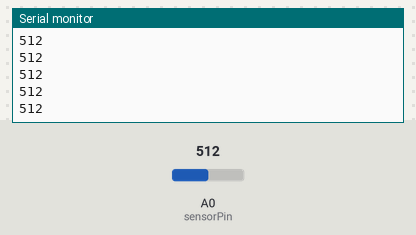
The sketch below on a simulated Arduino Uno, built with avr-gcc and run on an emulated ATmega328P. Parts: the last lines printed to the serial monitor. The test bench sets the inputs (shaded band); at power-on: A0 (sensorPin) = 512.

Above: at 1.2 s.
1.3 s: A0 (sensorPin) set to 716
At 2.2 s:
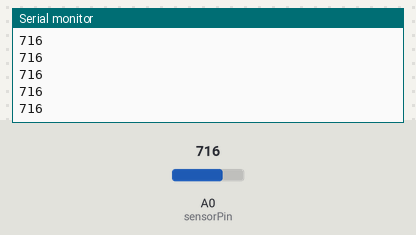
2.8 s: A0 (sensorPin) set to 900
At 3.3 s:
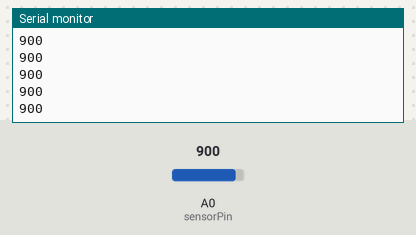
Timing chart, 0 to 5.8 s (numbered marks = the images above; inputs shaded):
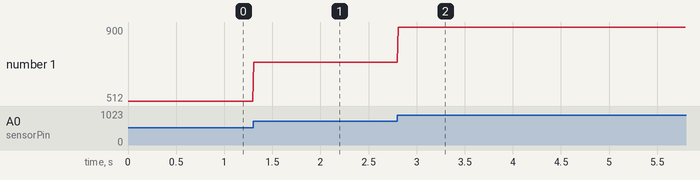

Measured:
- after the input at 1.3 s, the serial monitor: prints a new line at once (image 1)
- after the input at 2.8 s, the serial monitor: prints a new line at once (image 2)
- plotted number 1: 512 → 716 after the input at 1.3 s, 716 → 900 after the input at 2.8 s

The sketch:

POT_Mesuring_3.ino
```cpp
int sensorPin = 0;
int sensorValue = 0;
float EMA_a = 1;
int EMA_S = 0;

void setup() {
  Serial.begin(9600);
  EMA_S = analogRead(sensorPin);
}

void loop() {
    EMA_S = analogRead(sensorPin);
    Serial.println(EMA_S);
    delay(10);
}
```
